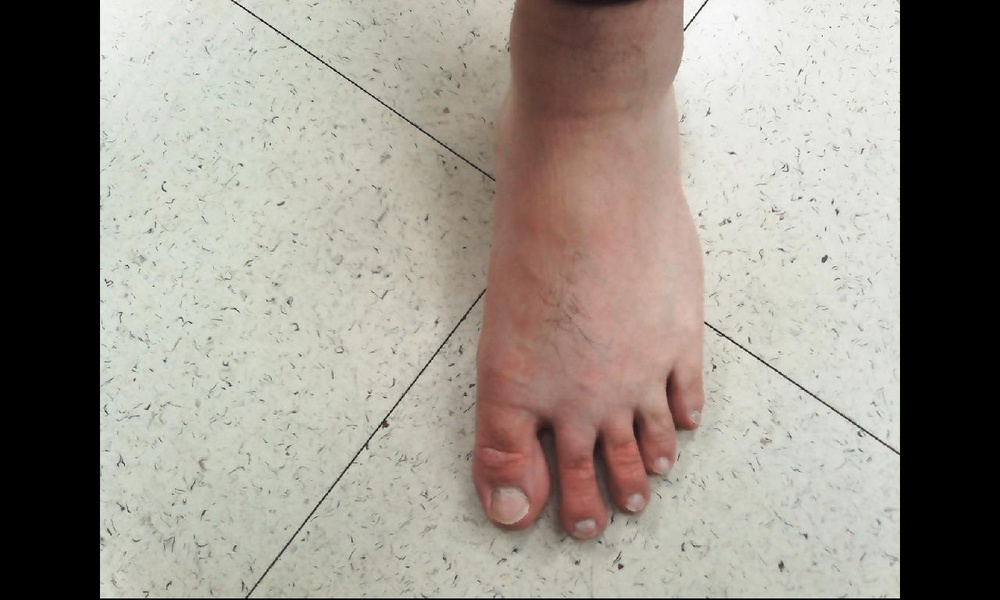
#> input picture foot_detection/image.jpg, 1000 x 600 px, shrunk from 1280 x 768 before the run, given in place of the camera
$ python 'Ratio of toes length.py'
#> lines starting #> are read from the running program, lines starting #| are printed output that depends on the picture; after the words box and inside, x2 and y2 are one past the last pixel; in counts of white or black regions, pixels touching at a corner belong together
#> further down, frame is the input picture: shape (600, 1000, 3); mean B, G, R 135.6, 144.6, 150.8
import cv2
import numpy as np
import time

from modules.rppg import rPPG
from sklearn.neighbors import KNeighborsClassifier


def skin_detector(frame):
    # hsv 피부 영역 추출
    img_HSV = cv2.cvtColor(frame, cv2.COLOR_BGR2HSV)
#> img_HSV: shape (600, 1000, 3); mean H, S, V 22.9, 26.5, 152
    HSV_mask = cv2.inRange(img_HSV, (0, 5, 0), (17, 170, 255))
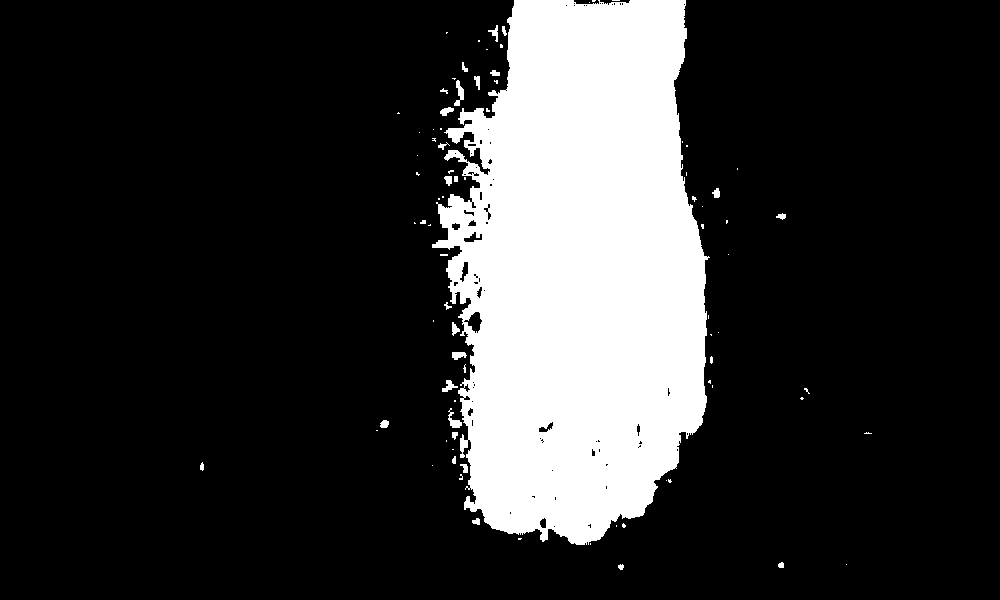
#> HSV_mask: shape (600, 1000); 19.2% white; 85 white regions (56 under 20 px), largest, box (x1, y1, x2, y2) and area: (432, 0, 710, 545) 113525, (454, 80, 464, 106) 127, (448, 408, 462, 428) 117
    HSV_mask = cv2.morphologyEx(HSV_mask, cv2.MORPH_OPEN, np.ones((3, 3), np.uint8))
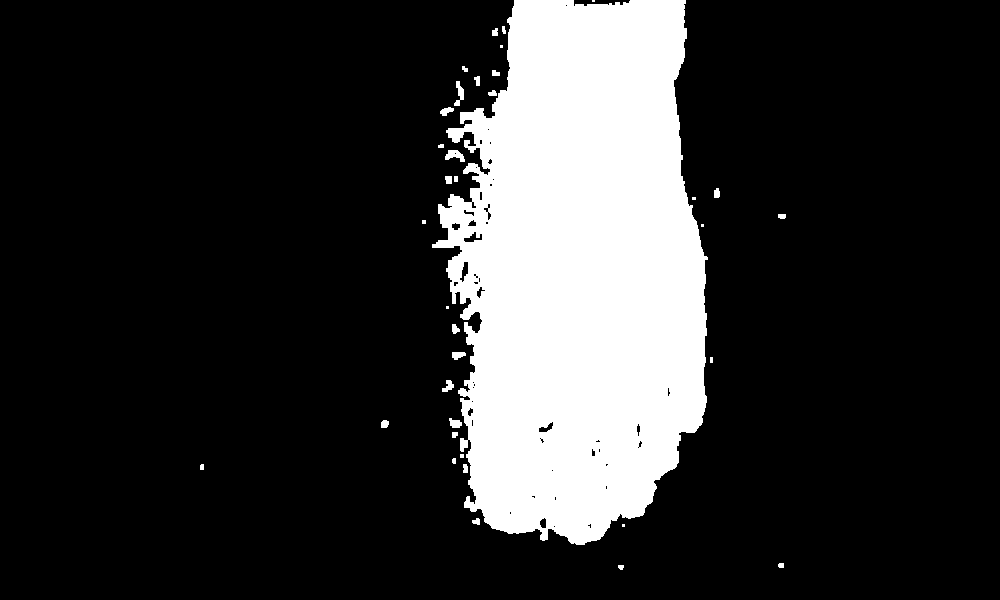
#> HSV_mask: shape (600, 1000); 19.1% white; 36 white regions (9 under 20 px), largest, box (x1, y1, x2, y2) and area: (432, 0, 708, 545) 112988, (445, 150, 465, 162) 142, (454, 81, 464, 106) 125

    # ycbcr 피부 영역 추출
    img_YCrCb = cv2.cvtColor(frame, cv2.COLOR_BGR2YCrCb)
#> img_YCrCb: shape (600, 1000, 3); mean of channels 0, 1, 2 145.4, 131.8, 122.4
    YCrCb_mask = cv2.inRange(img_YCrCb, (0, 135, 85), (255, 180, 135))
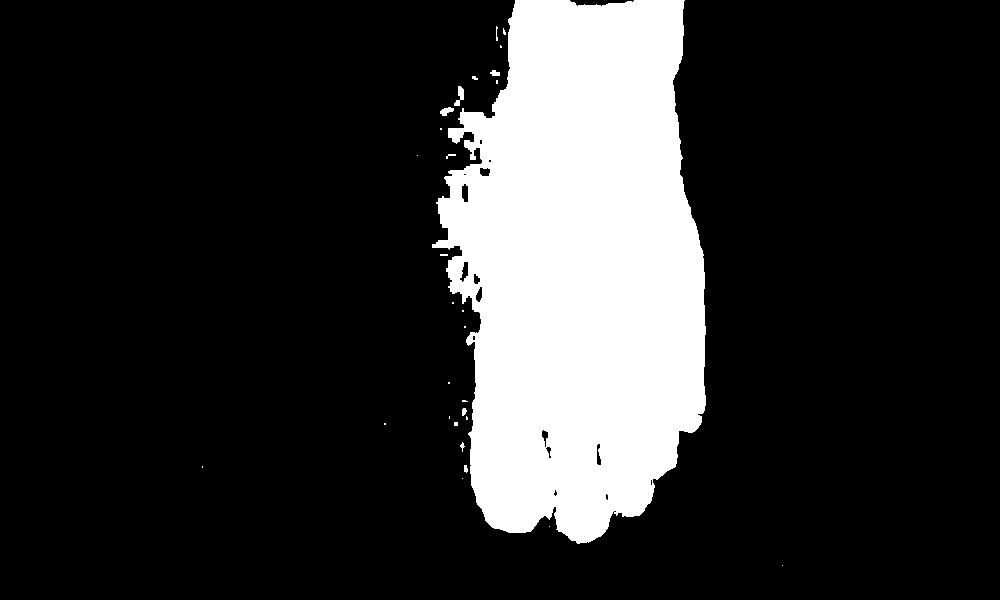
#> YCrCb_mask: shape (600, 1000); 18.7% white; 29 white regions (20 under 20 px), largest, box (x1, y1, x2, y2) and area: (432, 0, 706, 544) 111735, (454, 86, 464, 106) 101, (440, 107, 454, 116) 77
    YCrCb_mask = cv2.morphologyEx(YCrCb_mask, cv2.MORPH_OPEN, np.ones((3, 3), np.uint8))
#> YCrCb_mask: shape (600, 1000); 18.7% white; 10 white regions (3 under 20 px), largest, box (x1, y1, x2, y2) and area: (432, 0, 706, 544) 111618, (454, 86, 464, 106) 101, (440, 107, 454, 116) 77

    # and 연산으로 겹치는 것만 추출
    global_mask = cv2.bitwise_and(YCrCb_mask, HSV_mask)
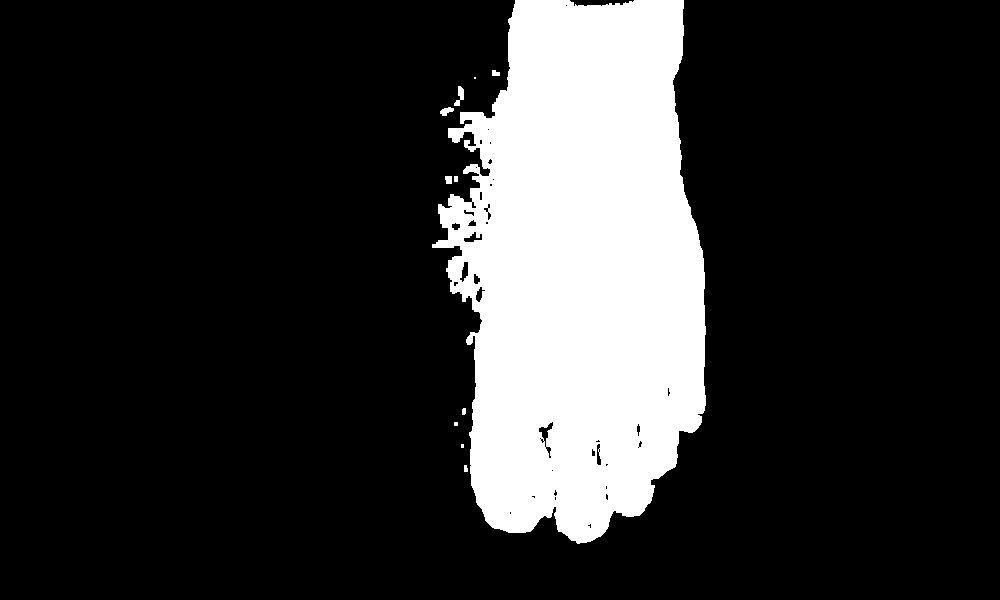
#> global_mask: shape (600, 1000); 18.5% white; 11 white regions (3 under 20 px), largest, box (x1, y1, x2, y2) and area: (432, 0, 706, 544) 110370, (454, 86, 464, 106) 101, (440, 107, 454, 116) 77
    global_mask = cv2.medianBlur(global_mask, 3)
#> global_mask: shape (600, 1000); 18.5% white; 10 white regions (2 under 20 px), largest, box (x1, y1, x2, y2) and area: (432, 0, 706, 544) 110502, (454, 86, 464, 106) 96, (440, 107, 454, 116) 75
    global_mask = cv2.morphologyEx(global_mask, cv2.MORPH_OPEN, np.ones((3, 3), np.uint8))
#> global_mask: shape (600, 1000); 18.5% white; 8 white regions (2 under 20 px)

    return global_mask


def draw_signal(signal, frame):
    height, width = frame.shape[:2]

    # Signal preprocessing
    np_signal = np.array(signal)
    diff_val = np_signal.max() - np_signal.min()
    np_signal = np_signal if diff_val == 0 else (np_signal - np_signal.min()) / diff_val

    # Draw signal
    width_offset = width / np_signal.shape[0]
    for i in range(np_signal.shape[0] - 1):
        sx = i * width_offset
        sy = height - (np_signal[i] * height)
        ex = (i + 1) * width_offset
        ey = height - (np_signal[(i + 1)] * height)
        cv2.line(frame, (int(sx), int(sy)), (int(ex), int(ey)), (0, 255, 0), 3)


if __name__ == '__main__':

    cap = cv2.VideoCapture(0, cv2.CAP_DSHOW)
    path = 'C:/Users/shinwi/Desktop/FootModel/new.mp4'
    #cap = cv2.VideoCapture(path)

    rppg_switch = False

    while True:
        _, frame = cap.read()

        global_mask = skin_detector(frame)

        ret, thresh = cv2.threshold(global_mask, 127, 255, 0)
        contours, hierarchy = cv2.findContours(thresh, cv2.RETR_TREE, cv2.CHAIN_APPROX_SIMPLE)
#> contours = 33 contours, 16 with area under 20; largest, box (x1, y1, x2, y2) and area: (433, 0, 706, 544) 110284, (538, 422, 554, 443) 142, (463, 232, 483, 243) 109, (460, 261, 469, 282) 108, (591, 443, 602, 466) 100

        # cnt = contours[0]

        # 가장 큰 영역
        max_area = 0
        ci = 0
        for i in range(len(contours)):
            cnt = contours[i]
            area = cv2.contourArea(cnt)
            if (area > max_area):
                max_area = area
                ci = i
#> this loop made 33 passes
#> (area, max_area) on passes 4, 5, 6, 8: (36.5, 36.5), (55.5, 55.5), (68, 68), (110283.5, 110283.5)
#> area on passes 7, 13, 14, 16, 17, 19: 22, 29, 100, 28, 141.5, 77.5
#> after the loop, ci = 7; max_area = 110283.5

        cnt = contours[ci]
#> cnt = contour of 636 points, box (x1, y1, x2, y2) (433, 0, 706, 544), area 110284

        x, y, w, h = cv2.boundingRect(cnt)
#> x = 433; y = 0; w = 273; h = 544
        img = cv2.rectangle(frame, (x, y), (x + w, y + h), (0, 0, 255), 2)
        global_result = cv2.bitwise_not(global_mask)
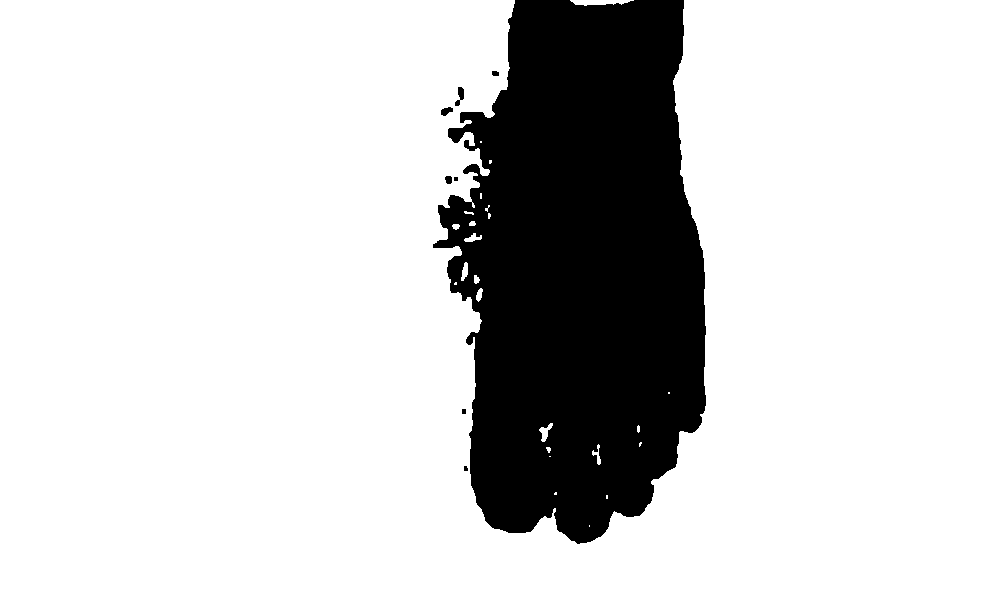
#> global_result: shape (600, 1000); 81.5% white; 8 black regions (2 under 20 px)
        black_up_distance = []
        black_left_distance = []
        black_up_points = []

        ppg_screen1 = np.zeros((300, 500, 3), np.uint8)
        ppg_screen2 = np.zeros((300, 500, 3), np.uint8)
        ppg_screen3 = np.zeros((300, 500, 3), np.uint8)
        ppg_screen4 = np.zeros((300, 500, 3), np.uint8)
        ppg_screen5 = np.zeros((300, 500, 3), np.uint8)
        ppg_screen_all = np.zeros((300, 500, 3), np.uint8)

        if w < h:
            # [5 lines of commented-out code are left out]

            img = cv2.rectangle(img, (x, y + round(h / 7 * 5)), (x + round(w / 3), y + h), (0, 0, 255), 2)
            img = cv2.rectangle(img, (x + round(w / 3), y + round(h / 7 * 5)), (x + round(w / 2), y + h), (0, 0, 255), 2)
            img = cv2.rectangle(img, (x + round(w / 2), y + round(h / 7 * 5)), (x + round(w / 3 * 2), y + h), (0, 0, 255), 2)
            img = cv2.rectangle(img, (x + round(w / 3 * 2), y + round(h / 7 * 5)), (x + round(w / 6 * 5), y + h), (0, 0, 255), 2)
            img = cv2.rectangle(img, (x + round(w / 6 * 5), y + round(h / 7 * 5)), (x + w, y + h), (0, 0, 255), 2)
#> img: shape (600, 1000, 3); mean B, G, R 133.8, 142.7, 151.8

            if h > w > 30:
                # 발 가장자리 라인 그리기
                line, _ = cv2.findContours(global_mask, cv2.RETR_EXTERNAL, cv2.CHAIN_APPROX_SIMPLE)
#> line = 8 contours, 3 with area under 20; largest, box (x1, y1, x2, y2) and area: (433, 0, 706, 544) 110284, (455, 87, 464, 106) 68, (441, 107, 453, 116) 56, (445, 176, 452, 184) 36, (492, 71, 499, 76) 22
                cv2.drawContours(img, line, -1, (0, 255, 0), 2)
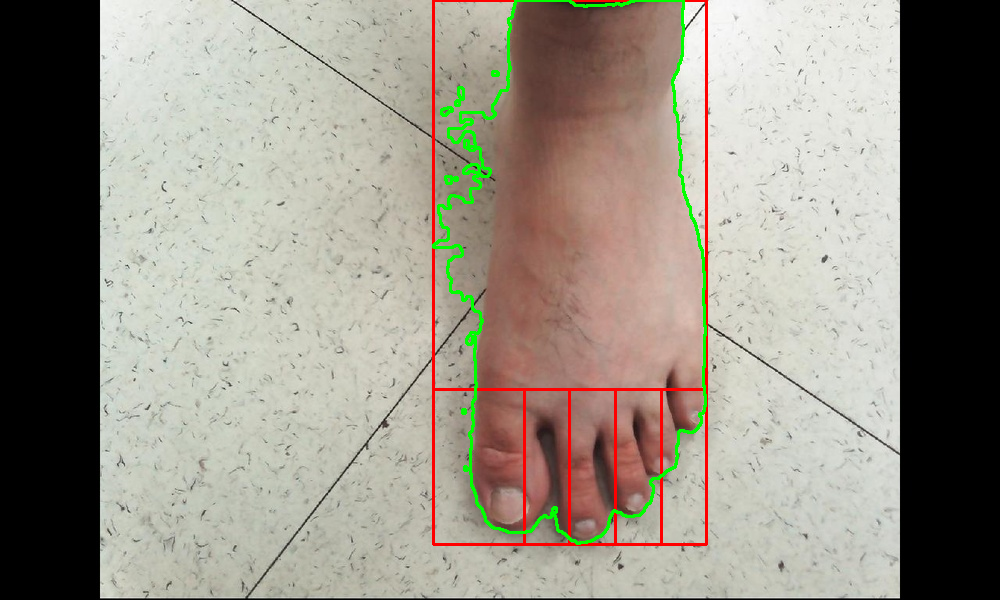
#> img: shape (600, 1000, 3); mean B, G, R 132.5, 144.1, 150

                for i in range(x, x + w):
                    for j in range(y + h, y, -1):
                        img = cv2.line(img, (x, y + h), (x, y + h), (0, 0, 0), 10)  # 사각형 왼쪽 아래 꼭짓점
                        # img = cv2.putText(img, str((x, y + h)), (x, y + h), cv2.FONT_HERSHEY_DUPLEX, 1, (255, 0, 0), 1)
                        img = cv2.line(img, (x + w, y + h), (x + w, y + h), (0, 0, 0), 10)  # 사각형 오른쪽 아래 꼭짓점
                        img = cv2.line(img, (x, y), (x, y), (0, 0, 0), 10)  # 사각형 왼쪽 위 꼭짓점
                        img = cv2.line(img, (x + w, y), (x + w, y), (0, 0, 0), 10)  # 사각형 오른쪽 위 꼭짓점

                        # 검은 영역일 때 = 발 영역일 때
                        if global_result[j][i] == 0:
                            cv2.line(img, (i, j), (i, j), (255, 255, 0), 3)
                            black_up_distance.append(y + h - j)
                            black_up_points.append((i, j))
                            break
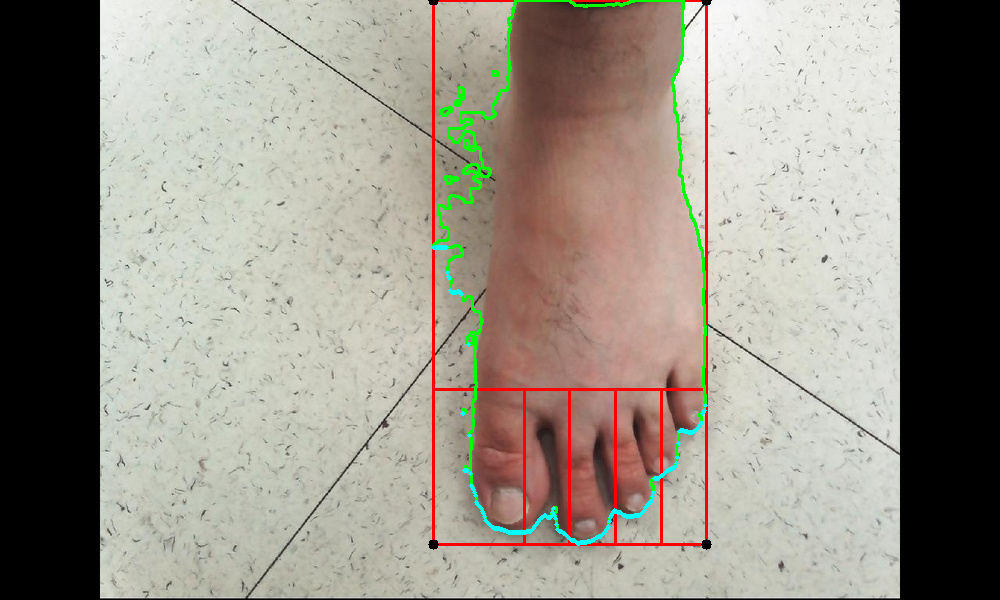
#> img: shape (600, 1000, 3); 0.33% of pixels changed, all inside (x1, y1, x2, y2) = (428, 0, 712, 550)
#> after the loop, black_up_distance = 273 values, max 297 at index 0, min 1 at index 144, mean 64.72; black_up_points = 273 pairs, first value 433 to 705, second value 247 to 543

            if rppg_switch:
                ppg1, bpm1, light_val1, cr_va1l, cb_val1 = rppg_1.process(
                    frame[y + int(round(h / 7 * 5)):y + h, x: x + int(round(w / 3))])
                ppg2, bpm2, light_val2, cr_val2, cb_val2 = rppg_2.process(
                    frame[y + int(round(h / 7 * 5)):y + h, x + int(round(w / 3)):x + int(round(w / 2))])
                ppg3, bpm3, light_val3, cr_val3, cb_val3 = rppg_3.process(
                    frame[y + int(round(h / 7 * 5)):y + h, x + int(round(w / 2)):x + int(round(w / 3 * 2))])
                ppg4, bpm4, light_val4, cr_val4, cb_val4 = rppg_4.process(
                    frame[y + int(round(h / 7 * 5)):y + h, x + int(round(w / 3 * 2)):x + int(round(w / 6 * 5))])
                ppg5, bpm5, light_val5, cr_val5, cb_val5 = rppg_5.process(
                    frame[y + int(round(h / 7 * 5)):y + h, x + int(round(w / 6 * 5)):x + w])
                ppg_all, bpm_all, light_val_all, cr_val_all, cb_val_all = rppg_all.process(frame[y:y + h, x:x + w])

                draw_signal(ppg1, ppg_screen1)
                draw_signal(ppg2, ppg_screen2)
                draw_signal(ppg3, ppg_screen3)
                draw_signal(ppg4, ppg_screen4)
                draw_signal(ppg5, ppg_screen5)
                draw_signal(ppg_all, ppg_screen_all)

                cv2.putText(ppg_screen1, '%03d' % round(bpm1), (ppg_screen1.shape[1] - 230, ppg_screen1.shape[0] - 50),
                            cv2.FONT_HERSHEY_SIMPLEX, 3, (0, 0, 255), 3)
                cv2.putText(ppg_screen2, '%03d' % round(bpm2), (ppg_screen2.shape[1] - 230, ppg_screen2.shape[0] - 50),
                            cv2.FONT_HERSHEY_SIMPLEX, 3, (0, 0, 255), 3)
                cv2.putText(ppg_screen3, '%03d' % round(bpm3), (ppg_screen3.shape[1] - 230, ppg_screen3.shape[0] - 50),
                            cv2.FONT_HERSHEY_SIMPLEX, 3, (0, 0, 255), 3)
                cv2.putText(ppg_screen4, '%03d' % round(bpm4), (ppg_screen4.shape[1] - 230, ppg_screen4.shape[0] - 50),
                            cv2.FONT_HERSHEY_SIMPLEX, 3, (0, 0, 255), 3)
                cv2.putText(ppg_screen5, '%03d' % round(bpm5), (ppg_screen5.shape[1] - 230, ppg_screen5.shape[0] - 50),
                            cv2.FONT_HERSHEY_SIMPLEX, 3, (0, 0, 255), 3)
                cv2.putText(ppg_screen_all, '%03d' % round(bpm_all),
                            (ppg_screen_all.shape[1] - 230, ppg_screen_all.shape[0] - 50), cv2.FONT_HERSHEY_SIMPLEX, 3,
                            (0, 0, 255), 3)

        else:
            img = cv2.rectangle(img, (x + round(w/7*5), y), (x + w, y + round(h/6)), (0, 0, 255), 2)
            img = cv2.rectangle(img, (x + round(w/7*5), y + round(h/6)), (x + w, y + round(h/3)), (0, 0, 255), 2)
            img = cv2.rectangle(img, (x + round(w/7*5), y + round(h/3)), (x + w, y + round(h/2)), (0, 0, 255), 2)
            img = cv2.rectangle(img, (x + round(w/7*5), y + round(h/2)), (x + w, y + round(h/3*2)), (0, 0, 255), 2)
            img = cv2.rectangle(img, (x + round(w/7*5), y + round(h/3*2)), (x + w, y + h), (0, 0, 255), 2)

            if h > w > 30:
                # 발 가장자리 라인 그리기
                line, _ = cv2.findContours(global_mask, cv2.RETR_EXTERNAL, cv2.CHAIN_APPROX_SIMPLE)
                cv2.drawContours(img, line, -1, (0, 255, 0), 2)

                for i in range(x, x + w):
                    for j in range(y + h, y, -1):
                        img = cv2.line(img, (x, y + h), (x, y + h), (0, 0, 0), 10)  # 사각형 왼쪽 아래 꼭짓점
                        #img = cv2.putText(img, str((x, y + h)), (x, y + h), cv2.FONT_HERSHEY_DUPLEX, 1, (255, 0, 0), 1)
                        img = cv2.line(img, (x + w, y + h), (x + w, y + h), (0, 0, 0), 10)  # 사각형 오른쪽 아래 꼭짓점
                        img = cv2.line(img, (x, y), (x, y), (0, 0, 0), 10)  # 사각형 왼쪽 위 꼭짓점
                        img = cv2.line(img, (x + w, y), (x + w, y), (0, 0, 0), 10)  # 사각형 오른쪽 위 꼭짓점

                        # 검은 영역일 때 = 발 영역일 때
                        if global_result[j][i] == 0:
                            cv2.line(img, (i, j), (i, j), (255, 255, 0), 3)
                            black_up_distance.append(y + h - j)
                            black_up_points.append((i, j))
                            break

            if rppg_switch:
                ppg1, bpm1, light_val1, cr_va1l, cb_val1 = rppg_1.process(frame[y:y + int(round(h/6)), x + round(w/7*5):x + w])
                ppg2, bpm2, light_val2, cr_val2, cb_val2 = rppg_2.process(frame[y + int(round(h/6)):y + int(round(h/3)), x + round(w/7*5):x + w])
                ppg3, bpm3, light_val3, cr_val3, cb_val3 = rppg_3.process(frame[y + int(round(h/3)):y + int(round(h/2)), x + round(w/7*5):x + w])
                ppg4, bpm4, light_val4, cr_val4, cb_val4 = rppg_4.process(frame[y + int(round(h/2)):y + int(round(h/3*2)), x + round(w/7*5):x + w])
                ppg5, bpm5, light_val5, cr_val5, cb_val5 = rppg_5.process(frame[y + int(round(h/3*2)):y + h, x + round(w/7*5):x + w])
                ppg_all, bpm_all, light_val_all, cr_val_all, cb_val_all = rppg_all.process(frame[y:y+h, x:x+w])

            # [5 lines of commented-out code are left out]

                draw_signal(ppg1, ppg_screen1)
                draw_signal(ppg2, ppg_screen2)
                draw_signal(ppg3, ppg_screen3)
                draw_signal(ppg4, ppg_screen4)
                draw_signal(ppg5, ppg_screen5)
                draw_signal(ppg_all, ppg_screen_all)

                cv2.putText(ppg_screen1, '%03d' % round(bpm1), (ppg_screen1.shape[1] - 230, ppg_screen1.shape[0] - 50), cv2.FONT_HERSHEY_SIMPLEX, 3, (0, 0, 255), 3)
                cv2.putText(ppg_screen2, '%03d' % round(bpm2), (ppg_screen2.shape[1] - 230, ppg_screen2.shape[0] - 50), cv2.FONT_HERSHEY_SIMPLEX, 3, (0, 0, 255), 3)
                cv2.putText(ppg_screen3, '%03d' % round(bpm3), (ppg_screen3.shape[1] - 230, ppg_screen3.shape[0] - 50), cv2.FONT_HERSHEY_SIMPLEX, 3, (0, 0, 255), 3)
                cv2.putText(ppg_screen4, '%03d' % round(bpm4), (ppg_screen4.shape[1] - 230, ppg_screen4.shape[0] - 50), cv2.FONT_HERSHEY_SIMPLEX, 3, (0, 0, 255), 3)
                cv2.putText(ppg_screen5, '%03d' % round(bpm5), (ppg_screen5.shape[1] - 230, ppg_screen5.shape[0] - 50), cv2.FONT_HERSHEY_SIMPLEX, 3, (0, 0, 255), 3)
                cv2.putText(ppg_screen_all, '%03d' % round(bpm_all), (ppg_screen_all.shape[1] - 230, ppg_screen_all.shape[0] - 50), cv2.FONT_HERSHEY_SIMPLEX, 3, (0, 0, 255), 3)


        cv2.imshow("1", ppg_screen1)
        cv2.imshow("2", ppg_screen2)
        cv2.imshow("3", ppg_screen3)
        cv2.imshow("4", ppg_screen4)
        cv2.imshow("5", ppg_screen5)
        cv2.imshow("all", ppg_screen_all)


        cv2.imshow("frame", global_result)
        cv2.imshow("frame", img)

        pressedKey = cv2.waitKey(1) & 0xFF
#> (key q is pressed here)
        if pressedKey == ord("q"):
            break
        elif pressedKey == ord("p"):
            cv2.waitKey(-1)
        elif pressedKey == ord("s"):
            rppg_1 = rPPG()
            rppg_2 = rPPG()
            rppg_3 = rPPG()
            rppg_4 = rPPG()
            rppg_5 = rPPG()
            rppg_all = rPPG()
            rppg_switch=True

cv2.waitKey(0)
cv2.destroyAllWindows()
